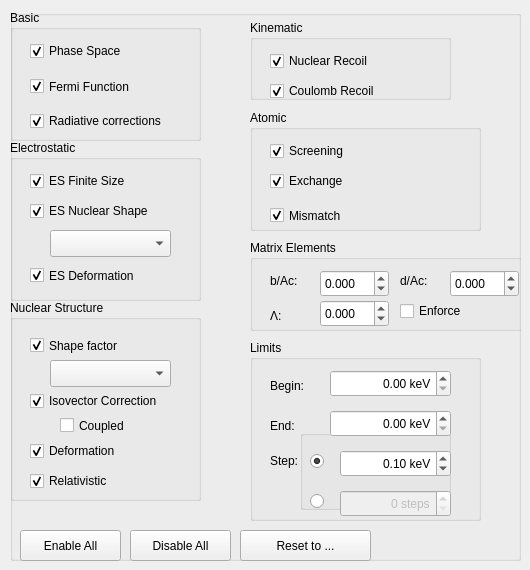
    <widget class="QWidget" name="bsgOptionsTab">
     <attribute name="title">
      <string>Spectral Shape Options</string>
     </attribute>
     <widget class="QGroupBox" name="groupBox_2">
      <property name="geometry">
       <rect>
        <x>10</x>
        <y>10</y>
        <width>511</width>
        <height>551</height>
       </rect>
      </property>
      <property name="title">
       <string/>
      </property>
      <widget class="QPushButton" name="b_enable_all">
       <property name="geometry">
        <rect>
         <x>10</x>
         <y>520</y>
         <width>101</width>
         <height>31</height>
        </rect>
       </property>
       <property name="toolTip">
        <string>Enable all corrections</string>
       </property>
       <property name="statusTip">
        <string>Enable all corrections</string>
       </property>
       <property name="text">
        <string>Enable All</string>
       </property>
      </widget>
      <widget class="QPushButton" name="b_disable_all">
       <property name="geometry">
        <rect>
         <x>120</x>
         <y>520</y>
         <width>101</width>
         <height>31</height>
        </rect>
       </property>
       <property name="toolTip">
        <string>Disable all corrections</string>
       </property>
       <property name="statusTip">
        <string>Disable all corrections</string>
       </property>
       <property name="text">
        <string>Disable All</string>
       </property>
      </widget>
      <widget class="QGroupBox" name="groupBox_5">
       <property name="geometry">
        <rect>
         <x>290</x>
         <y>420</y>
         <width>151</width>
         <height>80</height>
        </rect>
       </property>
       <property name="title">
        <string/>
       </property>
      </widget>
      <widget class="QGroupBox" name="groupBox_6">
       <property name="geometry">
        <rect>
         <x>0</x>
         <y>290</y>
         <width>191</width>
         <height>201</height>
        </rect>
       </property>
       <property name="title">
        <string>Nuclear Structure</string>
       </property>
       <widget class="QCheckBox" name="cb_relativistic">
        <property name="geometry">
         <rect>
          <x>20</x>
          <y>170</y>
          <width>111</width>
          <height>22</height>
         </rect>
        </property>
        <property name="toolTip">
         <string>Take into account relativistic (O(v/c) ~ 1/(MR)) terms in the Shape factor</string>
        </property>
        <property name="statusTip">
         <string>Take into account relativistic (O(v/c) ~ 1/(MR)) terms in the Shape factor</string>
        </property>
        <property name="text">
         <string>Relativistic</string>
        </property>
        <property name="checked">
         <bool>true</bool>
        </property>
       </widget>
       <widget class="QCheckBox" name="cb_isovector">
        <property name="geometry">
         <rect>
          <x>20</x>
          <y>90</y>
          <width>181</width>
          <height>22</height>
         </rect>
        </property>
        <property name="toolTip">
         <string>Correction due to CVC breakdown due to isospin symmetry breaking</string>
        </property>
        <property name="statusTip">
         <string>Correction due to CVC breakdown due to isospin symmetry breaking</string>
        </property>
        <property name="text">
         <string>Isovector Correction</string>
        </property>
        <property name="checked">
         <bool>true</bool>
        </property>
       </widget>
       <widget class="QComboBox" name="cb_C_shape">
        <property name="geometry">
         <rect>
          <x>40</x>
          <y>60</y>
          <width>121</width>
          <height>27</height>
         </rect>
        </property>
        <property name="toolTip">
         <string>Shape of the nuclear charge distribution</string>
        </property>
        <property name="statusTip">
         <string>Shape of the nuclear charge distribution</string>
        </property>
       </widget>
       <widget class="QCheckBox" name="cb_C">
        <property name="geometry">
         <rect>
          <x>20</x>
          <y>30</y>
          <width>121</width>
          <height>31</height>
         </rect>
        </property>
        <property name="toolTip">
         <string>Nuclear shape factor, taking into account the convolution of leptonic and nuclear wave functions and induced currents</string>
        </property>
        <property name="statusTip">
         <string>Nuclear shape factor, taking into account the convolution of leptonic and nuclear wave functions and induced currents</string>
        </property>
        <property name="text">
         <string>Shape factor</string>
        </property>
        <property name="checked">
         <bool>true</bool>
        </property>
       </widget>
       <widget class="QCheckBox" name="cb_coupled">
        <property name="geometry">
         <rect>
          <x>50</x>
          <y>110</y>
          <width>91</width>
          <height>31</height>
         </rect>
        </property>
        <property name="toolTip">
         <string>Use actual wave functions calculated using the options specified in the Config file options panel.</string>
        </property>
        <property name="statusTip">
         <string>Use actual wave functions calculated using the options specified in the Config file options panel.</string>
        </property>
        <property name="text">
         <string>Coupled</string>
        </property>
       </widget>
       <widget class="QCheckBox" name="cb_C_deformation">
        <property name="geometry">
         <rect>
          <x>20</x>
          <y>140</y>
          <width>121</width>
          <height>22</height>
         </rect>
        </property>
        <property name="toolTip">
         <string>Take into account nuclear deformation in the convolution of lepton and nuclear wave functions</string>
        </property>
        <property name="statusTip">
         <string>Take into account nuclear deformation in the convolution of lepton and nuclear wave functions</string>
        </property>
        <property name="text">
         <string>Deformation</string>
        </property>
        <property name="checked">
         <bool>true</bool>
        </property>
       </widget>
      </widget>
      <widget class="QGroupBox" name="groupBox_7">
       <property name="geometry">
        <rect>
         <x>0</x>
         <y>130</y>
         <width>191</width>
         <height>161</height>
        </rect>
       </property>
       <property name="title">
        <string>Electrostatic</string>
       </property>
       <widget class="QCheckBox" name="cb_efs_deformation">
        <property name="geometry">
         <rect>
          <x>20</x>
          <y>120</y>
          <width>151</width>
          <height>31</height>
         </rect>
        </property>
        <property name="toolTip">
         <string>Additional correction factor to take into account nuclear deformation on the final state electric interaction</string>
        </property>
        <property name="statusTip">
         <string>Additional correction factor to take into account nuclear deformation on the final state electric interaction</string>
        </property>
        <property name="text">
         <string>ES Deformation</string>
        </property>
        <property name="checked">
         <bool>true</bool>
        </property>
       </widget>
       <widget class="QCheckBox" name="cb_efs">
        <property name="geometry">
         <rect>
          <x>20</x>
          <y>30</y>
          <width>151</width>
          <height>22</height>
         </rect>
        </property>
        <property name="toolTip">
         <string>Correction factor to the Fermi function to take into account the finite size of the nuclear charge distribution. Approximated as a uniformly charged sphere</string>
        </property>
        <property name="statusTip">
         <string>Correction factor to the Fermi function to take into account the finite size of the nuclear charge distribution. Approximated as a uniformly charged sphere</string>
        </property>
        <property name="text">
         <string>ES Finite Size</string>
        </property>
        <property name="checked">
         <bool>true</bool>
        </property>
       </widget>
       <widget class="QComboBox" name="cb_shape">
        <property name="geometry">
         <rect>
          <x>40</x>
          <y>90</y>
          <width>121</width>
          <height>27</height>
         </rect>
        </property>
        <property name="toolTip">
         <string>Choose nuclear shape for higher-order correction</string>
        </property>
        <property name="statusTip">
         <string>Choose nuclear shape for higher-order correction</string>
        </property>
       </widget>
       <widget class="QCheckBox" name="cb_ens">
        <property name="geometry">
         <rect>
          <x>20</x>
          <y>60</y>
          <width>171</width>
          <height>22</height>
         </rect>
        </property>
        <property name="toolTip">
         <string>Higher-order correction to the ES Finite size above, by going beyond a uniformly charged sphere to a Fermi or Modified Gaussian shape.</string>
        </property>
        <property name="statusTip">
         <string>Higher-order correction to the ES Finite size above, by going beyond a uniformly charged sphere to a Fermi or Modified Gaussian shape.</string>
        </property>
        <property name="text">
         <string>ES Nuclear Shape</string>
        </property>
        <property name="checked">
         <bool>true</bool>
        </property>
       </widget>
      </widget>
      <widget class="QGroupBox" name="groupBox_8">
       <property name="geometry">
        <rect>
         <x>0</x>
         <y>0</y>
         <width>191</width>
         <height>131</height>
        </rect>
       </property>
       <property name="title">
        <string>Basic</string>
       </property>
       <widget class="QCheckBox" name="cb_radiative">
        <property name="geometry">
         <rect>
          <x>20</x>
          <y>100</y>
          <width>181</width>
          <height>22</height>
         </rect>
        </property>
        <property name="toolTip">
         <string>Additional QED &amp; Weak interaction radiative corrections, through (virtual) photon, gamma and W exchange</string>
        </property>
        <property name="statusTip">
         <string>Additional QED &amp; Weak interaction radiative corrections, through (virtual) photon, gamma and W exchange</string>
        </property>
        <property name="text">
         <string>Radiative corrections</string>
        </property>
        <property name="checked">
         <bool>true</bool>
        </property>
       </widget>
       <widget class="QCheckBox" name="cb_fermi">
        <property name="geometry">
         <rect>
          <x>20</x>
          <y>61</y>
          <width>151</width>
          <height>31</height>
         </rect>
        </property>
        <property name="toolTip">
         <string>Final state interaction between outgoing lepton and final nuclear charge density, approximated as a point charge</string>
        </property>
        <property name="statusTip">
         <string>Final state interaction between outgoing lepton and final nuclear charge density, approximated as a point charge</string>
        </property>
        <property name="text">
         <string>Fermi Function</string>
        </property>
        <property name="checked">
         <bool>true</bool>
        </property>
       </widget>
       <widget class="QCheckBox" name="cb_phasespace">
        <property name="geometry">
         <rect>
          <x>20</x>
          <y>30</y>
          <width>131</width>
          <height>22</height>
         </rect>
        </property>
        <property name="toolTip">
         <string>The kinematical phase space factor, pW(W0-W)^2</string>
        </property>
        <property name="statusTip">
         <string>The kinematical phase space factor, pW(W0-W)^2</string>
        </property>
        <property name="text">
         <string>Phase Space</string>
        </property>
        <property name="checked">
         <bool>true</bool>
        </property>
       </widget>
      </widget>
      <widget class="QGroupBox" name="groupBox_9">
       <property name="geometry">
        <rect>
         <x>240</x>
         <y>10</y>
         <width>201</width>
         <height>80</height>
        </rect>
       </property>
       <property name="title">
        <string>Kinematic</string>
       </property>
       <widget class="QCheckBox" name="cb_Q">
        <property name="geometry">
         <rect>
          <x>20</x>
          <y>60</y>
          <width>141</width>
          <height>22</height>
         </rect>
        </property>
        <property name="toolTip">
         <string>Correction term due to the movement of the Coulomb potential in case the nucleus is not infinitely massive</string>
        </property>
        <property name="statusTip">
         <string>Correction term due to the movement of the Coulomb potential in case the nucleus is not infinitely massive</string>
        </property>
        <property name="text">
         <string>Coulomb Recoil</string>
        </property>
        <property name="checked">
         <bool>true</bool>
        </property>
       </widget>
       <widget class="QCheckBox" name="cb_recoil">
        <property name="geometry">
         <rect>
          <x>20</x>
          <y>30</y>
          <width>141</width>
          <height>22</height>
         </rect>
        </property>
        <property name="toolTip">
         <string>Kinematical correction factor to take into account the finite nuclear mass.</string>
        </property>
        <property name="statusTip">
         <string>Kinematical correction factor to take into account the finite nuclear mass.</string>
        </property>
        <property name="text">
         <string>Nuclear Recoil</string>
        </property>
        <property name="checked">
         <bool>true</bool>
        </property>
       </widget>
      </widget>
      <widget class="QGroupBox" name="groupBox_10">
       <property name="geometry">
        <rect>
         <x>240</x>
         <y>100</y>
         <width>231</width>
         <height>121</height>
        </rect>
       </property>
       <property name="title">
        <string>Atomic</string>
       </property>
       <widget class="QCheckBox" name="cb_mismatch">
        <property name="geometry">
         <rect>
          <x>20</x>
          <y>90</y>
          <width>101</width>
          <height>31</height>
         </rect>
        </property>
        <property name="toolTip">
         <string>Average treatment of the decrease in phase space due to atomic excitations.</string>
        </property>
        <property name="statusTip">
         <string>Average treatment of the decrease in phase space due to atomic excitations.</string>
        </property>
        <property name="text">
         <string>Mismatch</string>
        </property>
        <property name="checked">
         <bool>true</bool>
        </property>
       </widget>
       <widget class="QCheckBox" name="cb_screening">
        <property name="geometry">
         <rect>
          <x>20</x>
          <y>30</y>
          <width>111</width>
          <height>22</height>
         </rect>
        </property>
        <property name="toolTip">
         <string>Screening of the nuclear charge by atomic electrons</string>
        </property>
        <property name="statusTip">
         <string>Screening of the nuclear charge by atomic electrons</string>
        </property>
        <property name="text">
         <string>Screening</string>
        </property>
        <property name="checked">
         <bool>true</bool>
        </property>
       </widget>
       <widget class="QCheckBox" name="cb_exchange">
        <property name="geometry">
         <rect>
          <x>20</x>
          <y>60</y>
          <width>101</width>
          <height>22</height>
         </rect>
        </property>
        <property name="toolTip">
         <string>Atomic exchange process, decay directly into bound state.</string>
        </property>
        <property name="statusTip">
         <string>Atomic exchange process, decay directly into bound state.</string>
        </property>
        <property name="text">
         <string>Exchange</string>
        </property>
        <property name="checked">
         <bool>true</bool>
        </property>
       </widget>
      </widget>
      <widget class="QGroupBox" name="groupBox_11">
       <property name="geometry">
        <rect>
         <x>240</x>
         <y>330</y>
         <width>231</width>
         <height>181</height>
        </rect>
       </property>
       <property name="title">
        <string>Limits</string>
       </property>
       <widget class="QSpinBox" name="sb_steps">
        <property name="enabled">
         <bool>false</bool>
        </property>
        <property name="geometry">
         <rect>
          <x>90</x>
          <y>150</y>
          <width>111</width>
          <height>27</height>
         </rect>
        </property>
        <property name="toolTip">
         <string>Number of steps</string>
        </property>
        <property name="statusTip">
         <string>Number of steps</string>
        </property>
        <property name="alignment">
         <set>Qt::AlignRight|Qt::AlignTrailing|Qt::AlignVCenter</set>
        </property>
        <property name="suffix">
         <string> steps</string>
        </property>
        <property name="maximum">
         <number>100000</number>
        </property>
        <property name="value">
         <number>0</number>
        </property>
       </widget>
       <widget class="QDoubleSpinBox" name="dsb_stepSize">
        <property name="enabled">
         <bool>true</bool>
        </property>
        <property name="geometry">
         <rect>
          <x>90</x>
          <y>110</y>
          <width>111</width>
          <height>27</height>
         </rect>
        </property>
        <property name="toolTip">
         <string>Step size in keV</string>
        </property>
        <property name="statusTip">
         <string>Step size in keV</string>
        </property>
        <property name="alignment">
         <set>Qt::AlignRight|Qt::AlignTrailing|Qt::AlignVCenter</set>
        </property>
        <property name="suffix">
         <string> keV</string>
        </property>
        <property name="maximum">
         <double>10000.000000000000000</double>
        </property>
        <property name="value">
         <double>0.100000000000000</double>
        </property>
       </widget>
       <widget class="QLabel" name="label_40">
        <property name="geometry">
         <rect>
          <x>20</x>
          <y>100</y>
          <width>41</width>
          <height>41</height>
         </rect>
        </property>
        <property name="toolTip">
         <string>Step size or number of steps for which to calculate the spectrum</string>
        </property>
        <property name="statusTip">
         <string>Step size or number of steps for which to calculate the spectrum</string>
        </property>
        <property name="text">
         <string>Step:</string>
        </property>
       </widget>
       <widget class="QRadioButton" name="rb_stepSize">
        <property name="geometry">
         <rect>
          <x>60</x>
          <y>110</y>
          <width>31</width>
          <height>22</height>
         </rect>
        </property>
        <property name="text">
         <string/>
        </property>
        <property name="checked">
         <bool>true</bool>
        </property>
       </widget>
       <widget class="QRadioButton" name="rb_steps">
        <property name="enabled">
         <bool>true</bool>
        </property>
        <property name="geometry">
         <rect>
          <x>60</x>
          <y>150</y>
          <width>31</width>
          <height>22</height>
         </rect>
        </property>
        <property name="text">
         <string/>
        </property>
       </widget>
       <widget class="QLabel" name="label_39">
        <property name="geometry">
         <rect>
          <x>20</x>
          <y>70</y>
          <width>41</width>
          <height>31</height>
         </rect>
        </property>
        <property name="toolTip">
         <string>Final energy up to which to calculate (0 means until the endpoint).</string>
        </property>
        <property name="statusTip">
         <string>Final energy up to which to calculate (0 means until the endpoint).</string>
        </property>
        <property name="text">
         <string>End:</string>
        </property>
       </widget>
       <widget class="QLabel" name="label_38">
        <property name="geometry">
         <rect>
          <x>20</x>
          <y>30</y>
          <width>51</width>
          <height>31</height>
         </rect>
        </property>
        <property name="toolTip">
         <string>Starting energy from where to calculate</string>
        </property>
        <property name="statusTip">
         <string>Starting energy from where to calculate</string>
        </property>
        <property name="text">
         <string>Begin:</string>
        </property>
       </widget>
       <widget class="QDoubleSpinBox" name="dsb_end">
        <property name="geometry">
         <rect>
          <x>80</x>
          <y>70</y>
          <width>121</width>
          <height>27</height>
         </rect>
        </property>
        <property name="toolTip">
         <string>Final energy up to which to calculate (0 means until the endpoint).</string>
        </property>
        <property name="statusTip">
         <string>Final energy up to which to calculate (0 means until the endpoint).</string>
        </property>
        <property name="alignment">
         <set>Qt::AlignRight|Qt::AlignTrailing|Qt::AlignVCenter</set>
        </property>
        <property name="suffix">
         <string> keV</string>
        </property>
        <property name="maximum">
         <double>20000.000000000000000</double>
        </property>
       </widget>
       <widget class="QDoubleSpinBox" name="dsb_begin">
        <property name="geometry">
         <rect>
          <x>80</x>
          <y>30</y>
          <width>121</width>
          <height>27</height>
         </rect>
        </property>
        <property name="statusTip">
         <string comment="Starting energy from where to calculate">Starting energy from where to calculate</string>
        </property>
        <property name="alignment">
         <set>Qt::AlignRight|Qt::AlignTrailing|Qt::AlignVCenter</set>
        </property>
        <property name="suffix">
         <string> keV</string>
        </property>
        <property name="maximum">
         <double>20000.000000000000000</double>
        </property>
        <property name="value">
         <double>0.000000000000000</double>
        </property>
       </widget>
      </widget>
      <widget class="QGroupBox" name="groupBox_12">
       <property name="geometry">
        <rect>
         <x>240</x>
         <y>230</y>
         <width>281</width>
         <height>91</height>
        </rect>
       </property>
       <property name="title">
        <string>Matrix Elements</string>
       </property>
       <widget class="QLabel" name="label_36">
        <property name="geometry">
         <rect>
          <x>20</x>
          <y>60</y>
          <width>41</width>
          <height>31</height>
         </rect>
        </property>
        <property name="toolTip">
         <string>Related to induced pseudoscalar in Holstein's formalism</string>
        </property>
        <property name="statusTip">
         <string>Related to induced pseudoscalar in Holstein's formalism</string>
        </property>
        <property name="text">
         <string>Λ:</string>
        </property>
       </widget>
       <widget class="QDoubleSpinBox" name="dsb_dAc">
        <property name="geometry">
         <rect>
          <x>200</x>
          <y>30</y>
          <width>69</width>
          <height>27</height>
         </rect>
        </property>
        <property name="decimals">
         <number>3</number>
        </property>
        <property name="minimum">
         <double>-100.000000000000000</double>
        </property>
        <property name="maximum">
         <double>100.000000000000000</double>
        </property>
       </widget>
       <widget class="QDoubleSpinBox" name="dsb_lambda">
        <property name="geometry">
         <rect>
          <x>70</x>
          <y>60</y>
          <width>69</width>
          <height>27</height>
         </rect>
        </property>
        <property name="decimals">
         <number>3</number>
        </property>
        <property name="minimum">
         <double>-100.000000000000000</double>
        </property>
        <property name="maximum">
         <double>100.000000000000000</double>
        </property>
       </widget>
       <widget class="QDoubleSpinBox" name="dsb_bAc">
        <property name="geometry">
         <rect>
          <x>70</x>
          <y>30</y>
          <width>69</width>
          <height>27</height>
         </rect>
        </property>
        <property name="decimals">
         <number>3</number>
        </property>
        <property name="minimum">
         <double>-100.000000000000000</double>
        </property>
        <property name="maximum">
         <double>100.000000000000000</double>
        </property>
       </widget>
       <widget class="QLabel" name="label_34">
        <property name="geometry">
         <rect>
          <x>20</x>
          <y>30</y>
          <width>41</width>
          <height>21</height>
         </rect>
        </property>
        <property name="toolTip">
         <string>Weak magnetism, in Holstein's formalism</string>
        </property>
        <property name="statusTip">
         <string>Weak magnetism, in Holstein's formalism</string>
        </property>
        <property name="text">
         <string>b/Ac:</string>
        </property>
       </widget>
       <widget class="QCheckBox" name="cb_enforceNME">
        <property name="geometry">
         <rect>
          <x>150</x>
          <y>60</y>
          <width>121</width>
          <height>22</height>
         </rect>
        </property>
        <property name="toolTip">
         <string>Choose whether to enforce the values for b/Ac, d/Ac and Lambda written here, or leave it to the NME library</string>
        </property>
        <property name="statusTip">
         <string>Choose whether to enforce the values for b/Ac, d/Ac and Lambda written here, or leave it to the NME library</string>
        </property>
        <property name="text">
         <string>Enforce</string>
        </property>
       </widget>
       <widget class="QLabel" name="label_35">
        <property name="geometry">
         <rect>
          <x>150</x>
          <y>20</y>
          <width>41</width>
          <height>41</height>
         </rect>
        </property>
        <property name="toolTip">
         <string>Induced tensor, as in Holstein's formalism</string>
        </property>
        <property name="statusTip">
         <string>Induced tensor, as in Holstein's formalism</string>
        </property>
        <property name="text">
         <string>d/Ac:</string>
        </property>
       </widget>
      </widget>
      <widget class="QPushButton" name="b_resetSSO">
       <property name="geometry">
        <rect>
         <x>230</x>
         <y>520</y>
         <width>131</width>
         <height>31</height>
        </rect>
       </property>
       <property name="text">
        <string>Reset to ...</string>
       </property>
      </widget>
     </widget>
    </widget>
